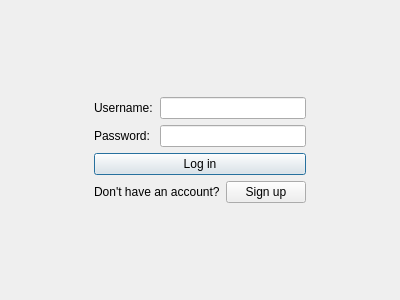
<?xml version="1.0" encoding="UTF-8"?>
<ui version="4.0">
 <class>Login</class>
 <widget class="QDialog" name="Login">
  <property name="geometry">
   <rect>
    <x>0</x>
    <y>0</y>
    <width>400</width>
    <height>300</height>
   </rect>
  </property>
  <property name="windowTitle">
   <string>Log in</string>
  </property>
  <property name="windowIcon">
   <iconset resource="resources.qrc">
    <normaloff>:/resources/icons/music.png</normaloff>:/resources/icons/music.png</iconset>
  </property>
  <layout class="QGridLayout" name="gridLayout">
   <item row="1" column="1">
    <layout class="QGridLayout" name="gridLayout_3">
     <item row="3" column="0" colspan="2">
      <widget class="QLabel" name="labelNoaccount">
       <property name="contextMenuPolicy">
        <enum>Qt::DefaultContextMenu</enum>
       </property>
       <property name="text">
        <string>Don't have an account?</string>
       </property>
       <property name="openExternalLinks">
        <bool>false</bool>
       </property>
      </widget>
     </item>
     <item row="2" column="0" colspan="3">
      <widget class="QPushButton" name="buttonLogin">
       <property name="text">
        <string>Log in</string>
       </property>
      </widget>
     </item>
     <item row="1" column="0">
      <widget class="QLabel" name="labelPassword">
       <property name="text">
        <string>Password:</string>
       </property>
      </widget>
     </item>
     <item row="3" column="2">
      <widget class="QPushButton" name="buttonSignup">
       <property name="text">
        <string>Sign up</string>
       </property>
      </widget>
     </item>
     <item row="0" column="0">
      <widget class="QLabel" name="labelUsername">
       <property name="text">
        <string>Username:</string>
       </property>
      </widget>
     </item>
     <item row="0" column="1" colspan="2">
      <widget class="QLineEdit" name="lineUsername"/>
     </item>
     <item row="1" column="1" colspan="2">
      <widget class="QLineEdit" name="linePassword">
       <property name="echoMode">
        <enum>QLineEdit::Password</enum>
       </property>
      </widget>
     </item>
    </layout>
   </item>
   <item row="2" column="1">
    <spacer name="verticalSpacer_2">
     <property name="orientation">
      <enum>Qt::Vertical</enum>
     </property>
     <property name="sizeHint" stdset="0">
      <size>
       <width>20</width>
       <height>40</height>
      </size>
     </property>
    </spacer>
   </item>
   <item row="1" column="0">
    <spacer name="horizontalSpacer">
     <property name="orientation">
      <enum>Qt::Horizontal</enum>
     </property>
     <property name="sizeHint" stdset="0">
      <size>
       <width>40</width>
       <height>20</height>
      </size>
     </property>
    </spacer>
   </item>
   <item row="1" column="2">
    <spacer name="horizontalSpacer_2">
     <property name="orientation">
      <enum>Qt::Horizontal</enum>
     </property>
     <property name="sizeHint" stdset="0">
      <size>
       <width>40</width>
       <height>20</height>
      </size>
     </property>
    </spacer>
   </item>
   <item row="0" column="1">
    <spacer name="verticalSpacer">
     <property name="orientation">
      <enum>Qt::Vertical</enum>
     </property>
     <property name="sizeHint" stdset="0">
      <size>
       <width>20</width>
       <height>40</height>
      </size>
     </property>
    </spacer>
   </item>
  </layout>
 </widget>
 <tabstops>
  <tabstop>lineUsername</tabstop>
  <tabstop>linePassword</tabstop>
  <tabstop>buttonLogin</tabstop>
  <tabstop>buttonSignup</tabstop>
 </tabstops>
 <resources>
  <include location="resources.qrc"/>
 </resources>
 <connections/>
</ui>
